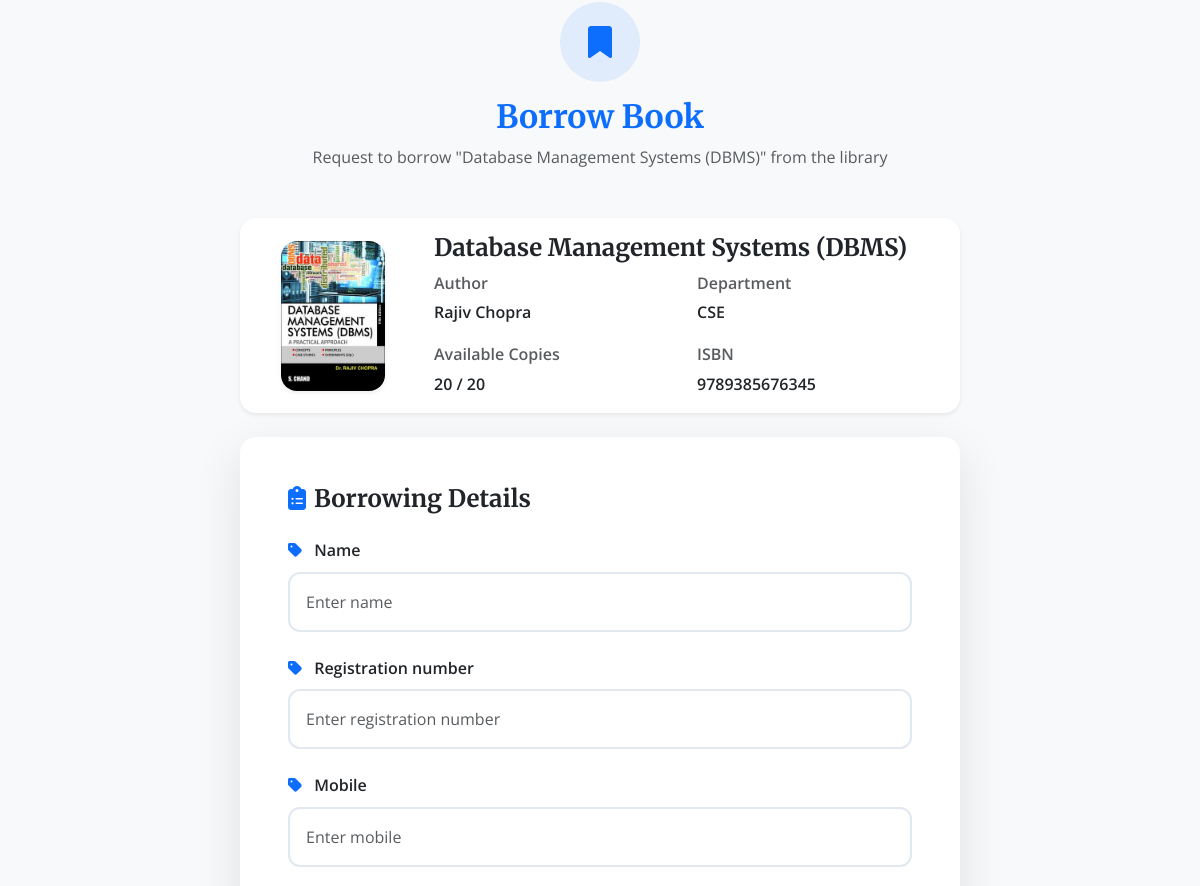
The page /library/book/3/borrow/ (signed in, middle part) on the database as committed earlier.
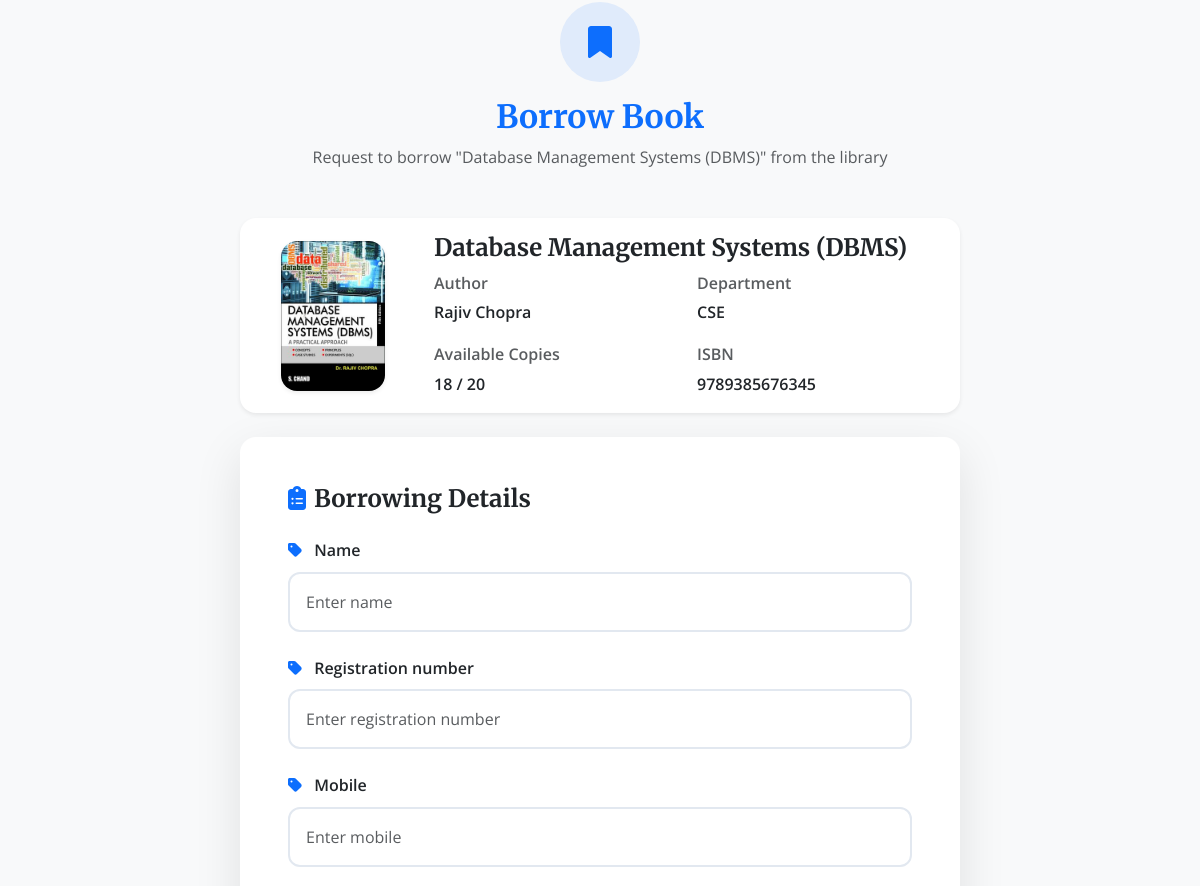
The same page on the database as committed later.
### library/models.py (models this page shows, shortened)
class Book(models.Model):
    title = models.CharField(max_length=255)
    author = models.CharField(max_length=255, blank=True)
    isbn = models.CharField(max_length=50, blank=True)
    department = models.ForeignKey(Department, on_delete=models.SET_NULL, null=True, blank=True)
    total_copies = models.PositiveIntegerField(default=1)
    available_copies = models.PositiveIntegerField(default=1)
    description = models.TextField(blank=True)
    created_at = models.DateTimeField(auto_now_add=True)
    image = models.ImageField(upload_to='library/uploads/',blank=True, null=True)

class Department(models.Model):
    name = models.CharField(max_length=120, unique=True)
    slug = models.SlugField(max_length=140, unique=True)
    def __str__(self):
        return self.name

### library/views.py (the view)
# urls.py: path('book/<int:pk>/borrow/', views.borrow_book, name='borrow_book'),
@login_required
def borrow_book(request, pk):
    book = get_object_or_404(Book, pk=pk)
    if request.method == 'POST':
        form = BorrowRequestForm(request.POST)
        if form.is_valid():
            borrow = form.save(commit=False)
            borrow.student = request.user
            borrow.book = book
            borrow.save()
            return redirect('student_dashboard')
    else:
        form = BorrowRequestForm()
    return render(request, 'borrow_form.html', {'form': form, 'book': book})

### library/forms.py
class BorrowRequestForm(forms.ModelForm):
    class Meta:
        model = BorrowRequest
        fields = ['name', 'registration_number', 'mobile', 'department']

### library/templates/borrow_form.html (shortened to what the changed rows need)
{% extends "base.html" %}
{% block content %}
<div class="container py-4">
    <div class="row justify-content-center">
        <div class="col-lg-8 col-md-10">
            <div class="text-center mb-5">
                <div class="bg-primary bg-opacity-10 rounded-circle d-inline-flex align-items-center justify-content-center mb-3" style="width: 80px; height: 80px;">
                    <i class="fas fa-bookmark fa-2x text-primary"></i>
                </div>
                <h2 class="fw-bold text-primary mb-2">Borrow Book</h2>
                <p class="text-muted">Request to borrow "{{ book.title }}" from the library</p>
            </div>
            <div class="card border-0 shadow-sm rounded-3 mb-4">
                <div class="card-body">
                    <div class="row align-items-center">
                        <div class="col-md-3 text-center">
                            {% if book.image %}
                                <img src="{{ book.image.url }}" class="img-fluid rounded-3 shadow-sm" alt="{{ book.title }}" style="max-height: 150px; object-fit: cover;">
                            {% else %}
                                <div class="bg-light rounded-3 d-flex align-items-center justify-content-center" style="height: 150px;">
                                    <i class="fas fa-book-open fa-3x text-muted"></i>
                                </div>
                            {% endif %}
                        </div>
                        <div class="col-md-9">
                            <h4 class="fw-bold text-dark mb-2">{{ book.title }}</h4>
                            <div class="row g-3">
                                <div class="col-sm-6">
                                    <label class="form-label fw-semibold text-muted mb-1">Author</label>
                                    <p class="fw-semibold text-dark mb-0">{{ book.author }}</p>
                                </div>
                                <div class="col-sm-6">
                                    <label class="form-label fw-semibold text-muted mb-1">Department</label>
                                    <p class="fw-semibold text-dark mb-0">{{ book.department }}</p>
                                </div>
                                <div class="col-sm-6">
                                    <label class="form-label fw-semibold text-muted mb-1">Available Copies</label>
                                    <p class="fw-semibold text-dark mb-0">
                                        {{ book.available_copies }} / {{ book.total_copies }}
                                    </p>
                                </div>
                                <div class="col-sm-6">
                                    <label class="form-label fw-semibold text-muted mb-1">ISBN</label>
                                    <p class="fw-semibold text-dark mb-0">{{ book.isbn }}</p>
                                </div>
                            </div>
                        </div>
                    </div>
                </div>
            </div>
        </div>
    </div>
</div>
{% endblock %}

Rows that differ between the two databases and show on the page:
changed Book "Database Management Systems (DBMS)": available_copies "20" → "18"
